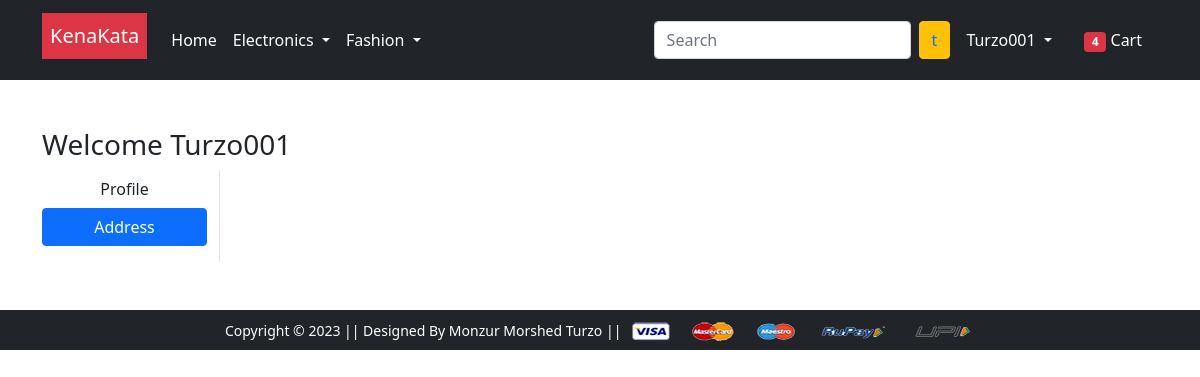
/address/ (signed in), run on an earlier commit of the app's database.
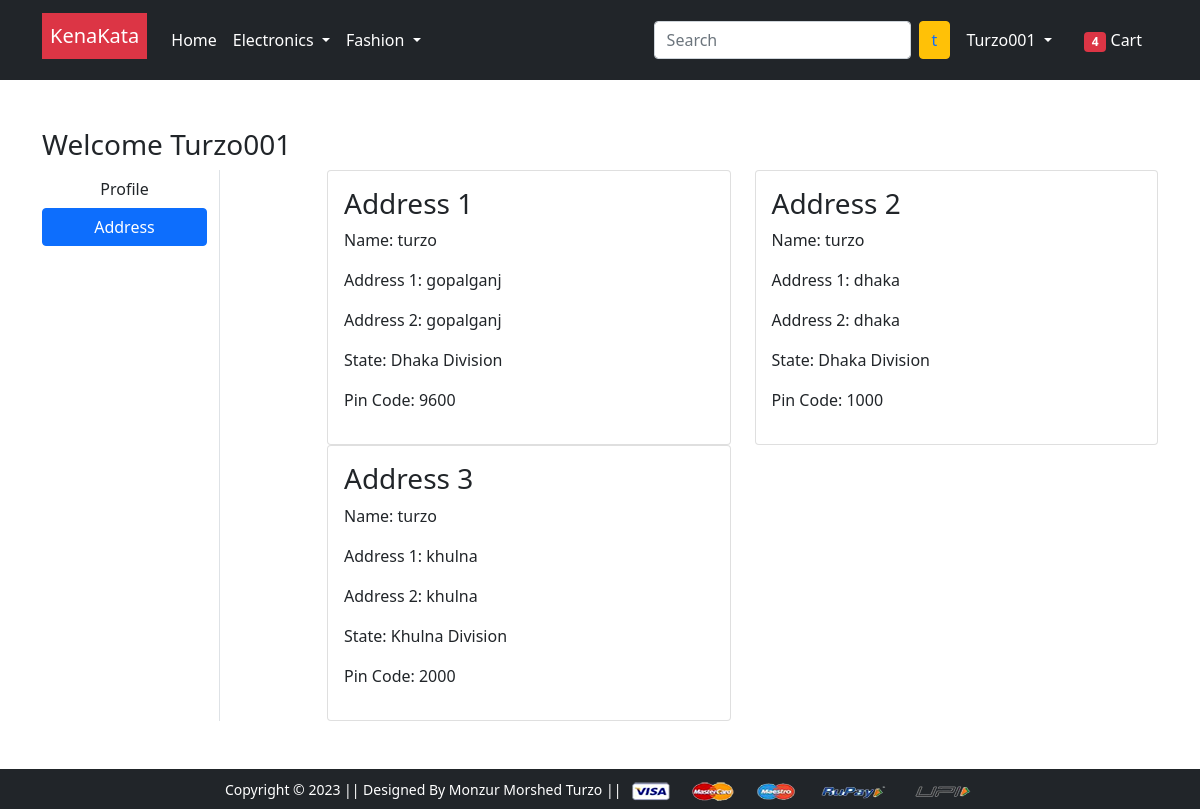
And on a later commit of the database.
### app/models.py (models this page shows, shortened)
class Customer(models.Model):
    user= models.ForeignKey(User, on_delete=models.CASCADE)
    name= models.CharField(max_length=200)
    locality= models.CharField(max_length=200)
    city= models.CharField(max_length=50)
    zipcode= models.IntegerField()
    state= models.CharField(choices=STATE_CHOICES,max_length=50)

### app/views.py (the view)
# urls.py: path('address/', views.address, name='address'),
@login_required
def address(request):
    add= Customer.objects.filter(user=request.user)
    return render(request, 'app/address.html',{'add':add,'active':'btn-primary'})

### app/templates/app/address.html (shortened to what this page needs)
{% extends 'app/base.html' %}
{% load static %}
{% block main-content %}
<div class="container my-5">
 <div class="row">
 <h3>Welcome <span class="text-capitalize">{{request.user}}</span></h3>
  <div class="col-sm-2 border-end">
   <ul class="list-unstyled">
    <li class="d-grid"><a href="{% url 'profile' %}" class="btn">Profile</a></li>
    <li class="d-grid"><a href="{% url 'address' %}" class="btn {{active}}">Address</a></li>
   </ul>
  </div>
  <div class="col-sm-9 offset-sm-1">
   <div class="row">
    {% for ad in add %}
    <div class="col-sm-6">
     <div class="card">
      <div class="card-body">
       <h3>Address {{forloop.counter}}</h3>
       <p>Name: {{ad.name}}</p>
       <p>Address 1: {{ad.locality}}</p>
       <p>Address 2: {{ad.city}}</p>
       <p>State: {{ad.state}}</p>
       <p>Pin Code: {{ad.zipcode}}</p>
      </div>
     </div>
    </div>
    {% endfor %}
   </div>
  </div>
 </div>
</div>
{% endblock main-content %}

What changed in the data, as far as the page shows it:
added Customer: name "turzo", locality "gopalganj", city "gopalganj", state "Dhaka Division", zipcode "9600"
added Customer: name "turzo", locality "dhaka", city "dhaka", state "Dhaka Division", zipcode "1000"
added Customer: name "turzo", locality "khulna", city "khulna", state "Khulna Division", zipcode "2000"
